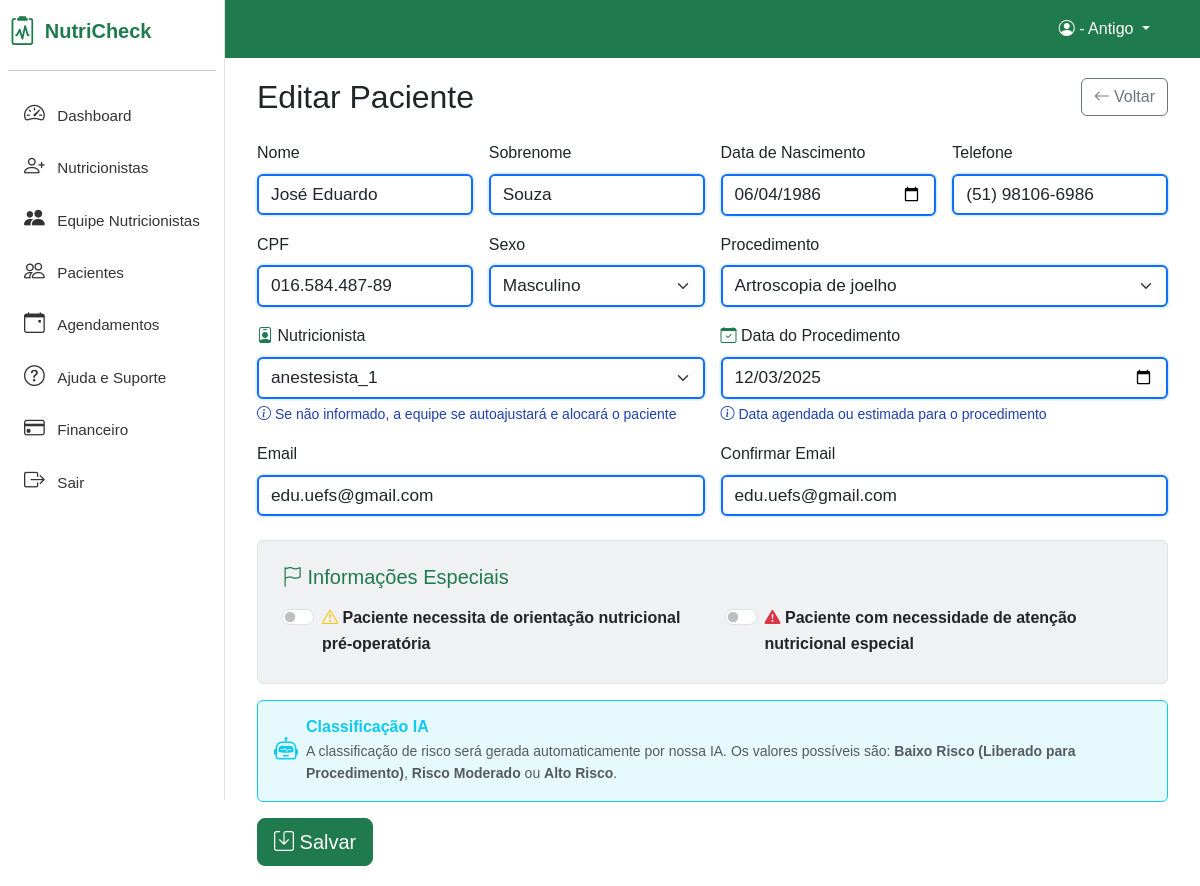
The app's page /pacientes/edit/147 (signed in) with its own data.
### tables this page shows
CREATE TABLE `pacientes` (
  `id` int(11) NOT NULL,
  `instituicao_id` int(11) NOT NULL,
  `anestesista_id` int(11) DEFAULT NULL,
  `nome` varchar(255) NOT NULL,
  `sobrenome` varchar(255) DEFAULT NULL,
  `cpf` varchar(14) DEFAULT NULL,
  `data_nascimento` date DEFAULT NULL,
  `sexo` enum('M','F','O') DEFAULT NULL,
  `telefone` varchar(20) DEFAULT NULL,
  `email` varchar(255) DEFAULT NULL,
  `endereco` text DEFAULT NULL,
  `procedimento` text DEFAULT NULL,
  `procedimento_id` int(11) DEFAULT NULL,
  `data_procedimento` date DEFAULT NULL,
  `hora_procedimento` time DEFAULT NULL,
  `status` enum('cadastrado','autorizado','finalizado','inativo','ativo','questionario_respondido','questionario_incompleto') NOT NULL DEFAULT 'cadastrado',
  `questionario_status` enum('nao_iniciado','incompleto','completo') NOT NULL DEFAULT 'nao_iniciado',
  `questionario_percentual` tinyint(3) UNSIGNED NOT NULL DEFAULT 0,
  `questionario_videos_respondidos` tinyint(3) UNSIGNED NOT NULL DEFAULT 0,
  `questionario_total_videos` tinyint(3) UNSIGNED NOT NULL DEFAULT 0,
  `questionario_ultimo_video` varchar(255) DEFAULT NULL,
  `questionario_atualizado_em` datetime DEFAULT NULL,
  `inativo` tinyint(1) DEFAULT 0,
  `classificacao_ia` enum('baixo_risco','medio_risco','alto_risco') DEFAULT NULL,
  `link_acesso` varchar(255) DEFAULT NULL,
  `token_acesso` varchar(255) DEFAULT NULL,
  `created_at` timestamp NOT NULL DEFAULT current_timestamp(),
  `updated_at` timestamp NOT NULL DEFAULT current_timestamp() ON UPDATE current_timestamp(),
  `medico_id` int(11) DEFAULT NULL,
  `necessita_orientacao_pre_anestesica` tinyint(1) DEFAULT 0,
  `paciente_alto_risco` tinyint(1) DEFAULT 0,
  `criado_via_qr` tinyint(1) DEFAULT 0,
  `qr_code_id` int(11) DEFAULT NULL
);

CREATE TABLE `procedimentos` (
  `id` int(11) NOT NULL,
  `nome` varchar(255) NOT NULL,
  `descricao` text DEFAULT NULL,
  `status` enum('ativo','inativo') DEFAULT 'ativo',
  `created_at` timestamp NOT NULL DEFAULT current_timestamp()
);

CREATE TABLE `usuarios` (
  `id` int(11) NOT NULL,
  `instituicao_id` int(11) NOT NULL,
  `perfil_id` int(11) NOT NULL,
  `nome` varchar(255) NOT NULL,
  `email` varchar(255) NOT NULL,
  `senha_hash` varchar(255) NOT NULL,
  `cpf` varchar(14) DEFAULT NULL,
  `crm` varchar(20) DEFAULT NULL,
  `coren` varchar(20) DEFAULT NULL,
  `telefone` varchar(20) DEFAULT NULL,
  `qr_code` varchar(255) DEFAULT NULL,
  `qr_code_path` varchar(255) DEFAULT NULL,
  `foto_path` varchar(255) DEFAULT NULL,
  `status` enum('ativo','inativo') DEFAULT 'ativo',
  `created_at` timestamp NOT NULL DEFAULT current_timestamp(),
  `updated_at` timestamp NOT NULL DEFAULT current_timestamp() ON UPDATE current_timestamp()
);

### app/controllers/PacientesController.php (called while the page is built, shortened)
<?php
class PacientesController extends BaseController {
    public function edit($id) {
        $instituicao_id = $_SESSION['instituicao_id'];
        $procedimentos = $this->db->fetchAll("SELECT id, nome FROM procedimentos WHERE status = 'ativo' ORDER BY nome");
        $anestesistas = $this->db->fetchAll("
            SELECT id, nome
            FROM usuarios
            WHERE instituicao_id = ? AND perfil_id = 3 AND status = 'ativo'
            ORDER BY nome",
            [$instituicao_id]
        );
        $sql = "SELECT p.*, pr.nome as procedimento_nome
                FROM pacientes p
                LEFT JOIN procedimentos pr ON p.procedimento_id = pr.id
                WHERE p.id = ? AND p.instituicao_id = ?";
        $paciente = $this->db->fetch($sql, [$id, $instituicao_id]);
        include APP_PATH . '/views/pacientes/edit.php';
        include APP_PATH . '/views/layouts/main.php';
    }
}

### app/controllers/BaseController.php (called while the page is built, shortened)
<?php
class BaseController {
    public function __construct() {
        $this->db = Database::getInstance();
    }
}

### app/config/database.php (called while the page is built, shortened)
<?php
class Database {
    private static $instance = null;
    private $connection;
    private function getCredentials() {
        $local = [
            'host' => 'localhost',
            'port' => '3307',
            'dbname' => 'nutricheck',
            'username' => 'nutricheck',
            'password' => '',
        ];
        $configFile = __DIR__ . '/database_hostinger.php';
        if (file_exists($configFile)) {
            return [
                'host' => defined('DB_HOST') ? DB_HOST : $local['host'],
                'port' => defined('DB_PORT') ? DB_PORT : '3306',
                'dbname' => defined('DB_NAME') ? DB_NAME : $local['dbname'],
                'username' => defined('DB_USER') ? DB_USER : $local['username'],
                'password' => defined('DB_PASS') ? DB_PASS : $local['password'],
            ];
        }
        return $local;
    }
    private $charset = 'utf8mb4';
    private function __construct() {
        $c = $this->getCredentials();
        $host = $c['host'];
        $port = $c['port'];
        $dbname = $c['dbname'];
        $username = $c['username'];
        $password = $c['password'];
        try {
            $dsn = "mysql:host={$host};port={$port};dbname={$dbname};charset={$this->charset}";
            $options = [
                PDO::ATTR_ERRMODE => PDO::ERRMODE_EXCEPTION,
                PDO::ATTR_DEFAULT_FETCH_MODE => PDO::FETCH_ASSOC,
                PDO::ATTR_EMULATE_PREPARES => false,
                PDO::MYSQL_ATTR_INIT_COMMAND => "SET NAMES utf8mb4 COLLATE utf8mb4_unicode_ci"
            ];
            $this->connection = new PDO($dsn, $username, $password, $options);
        } catch (PDOException $e) {
            if ($e->getCode() == 1049) {
                throw new Exception("Banco de dados '{$dbname}' não existe. Crie o banco no painel ou importe o dump.");
            }
            if ($e->getCode() == 2002 || $e->getCode() == 2003) {
                throw new Exception("Não foi possível conectar ao MySQL (host: {$host}, porta: {$port}). Verifique as credenciais em app/config/database_hostinger.php.");
            }
            throw new Exception("Erro na conexão com o banco de dados: " . $e->getMessage());
        }
    }
    public static function getInstance() {
        if (self::$instance === null) {
            self::$instance = new self();
        }
        return self::$instance;
    }
    public function query($sql, $params = []) {
        $stmt = $this->connection->prepare($sql);
        $stmt->execute($params);
        return $stmt;
    }
    public function fetch($sql, $params = []) {
        $stmt = $this->query($sql, $params);
        return $stmt->fetch();
    }
    public function fetchAll($sql, $params = []) {
        $stmt = $this->query($sql, $params);
        return $stmt->fetchAll();
    }
}

### app/views/pacientes/edit.php (the view, shortened to what this page needs)
<div class="container-fluid">
    <div class="row">
        <div class="col-12">
        <div class="mb-4 d-flex justify-content-between align-items-center flex-wrap">
            <h2 class="mb-0">Editar Paciente</h2>
            <a href="<?= BASE_URL ?>/pacientes" class="btn btn-outline-secondary mt-3 mt-md-0"><i class="bi bi-arrow-left"></i> Voltar</a>
        </div>
        <form method="post" class="row g-3" autocomplete="off">
            <div class="col-md-3">
                <label for="nome" class="form-label">Nome</label>
                <input type="text" class="form-control campo-destaque" id="nome" name="nome" required value="<?= htmlspecialchars($paciente['nome'] ?? '') ?>">
            </div>
            <div class="col-md-3">
                <label for="sobrenome" class="form-label">Sobrenome</label>
                <input type="text" class="form-control campo-destaque" id="sobrenome" name="sobrenome" value="<?= htmlspecialchars($paciente['sobrenome'] ?? '') ?>">
            </div>
            <div class="col-md-3">
                <label for="data_nascimento" class="form-label">Data de Nascimento</label>
                <input type="date" class="form-control campo-destaque" id="data_nascimento" name="data_nascimento" required value="<?= htmlspecialchars($paciente['data_nascimento'] ?? '') ?>">
            </div>
            <div class="col-md-3">
                <label for="telefone" class="form-label">Telefone</label>
                <input type="text" class="form-control campo-destaque" id="telefone" name="telefone" maxlength="15" pattern="\(\d{2}\) \d{4,5}-\d{4}" placeholder="(99) 99999-9999" value="<?= htmlspecialchars($paciente['telefone'] ?? '') ?>">
            </div>
            <div class="col-md-3">
                <label for="cpf" class="form-label">CPF</label>
                <input type="text" class="form-control campo-destaque" id="cpf" name="cpf" maxlength="14" placeholder="000.000.000-00" value="<?= htmlspecialchars($paciente['cpf'] ?? '') ?>">
            </div>
            <div class="col-md-3">
                <label for="sexo" class="form-label">Sexo</label>
                <select class="form-select campo-destaque" id="sexo" name="sexo" required>
                    <option value="M" <?= (isset($paciente['sexo']) && $paciente['sexo'] == 'M') ? 'selected' : '' ?>>Masculino</option>
                </select>
            </div>
            <div class="col-md-6">
                <label for="procedimento_id" class="form-label">Procedimento</label>
                <select class="form-select campo-destaque" id="procedimento_id" name="procedimento_id" required>
                    <?php if (!empty($procedimentos)): ?>
                        <?php foreach ($procedimentos as $proc): ?>
                            <option value="<?= $proc['id'] ?>" <?= (isset($paciente['procedimento_id']) && $paciente['procedimento_id'] == $proc['id']) ? 'selected' : '' ?>>
                                <?= htmlspecialchars($proc['nome']) ?>
                            </option>
                        <?php endforeach; ?>
                    <?php endif; ?>
                </select>
            </div>
            <div class="col-md-6">
                <label for="anestesista_id" class="form-label">
                    <i class="bi bi-person-badge text-primary"></i> Nutricionista
                </label>
                <select class="form-select campo-destaque" id="anestesista_id" name="anestesista_id">
                    <?php if (!empty($anestesistas)): ?>
                        <?php foreach ($anestesistas as $anest): ?>
                            <option value="<?= $anest['id'] ?>" <?= (isset($paciente['anestesista_id']) && $paciente['anestesista_id'] == $anest['id']) ? 'selected' : '' ?>>
                                <?= htmlspecialchars($anest['nome']) ?>
                            </option>
                        <?php endforeach; ?>
                    <?php endif; ?>
                </select>
                <div class="form-text text-info">
                    <i class="bi bi-info-circle"></i> Se não informado, a equipe se autoajustará e alocará o paciente
                </div>
            </div>
            <div class="col-md-6">
                <label for="data_procedimento" class="form-label">
                    <i class="bi bi-calendar-check text-primary"></i> Data do Procedimento
                </label>
                <input type="date" class="form-control campo-destaque" id="data_procedimento" name="data_procedimento" value="<?= htmlspecialchars($paciente['data_procedimento'] ?? '') ?>">
                <div class="form-text text-info">
                    <i class="bi bi-info-circle"></i> Data agendada ou estimada para o procedimento
                </div>
            </div>
            <div class="col-md-6">
                <label for="email" class="form-label">Email</label>
                <input type="email" class="form-control campo-destaque" id="email" name="email" required value="<?= htmlspecialchars($paciente['email'] ?? '') ?>" oninput="validarEmail()" onblur="validarEmail()">
            </div>
            <div class="col-md-6">
                <label for="confirmar_email" class="form-label">Confirmar Email</label>
                <input type="email" class="form-control campo-destaque" id="confirmar_email" name="confirmar_email" required value="<?= htmlspecialchars($paciente['email'] ?? '') ?>" oninput="validarEmail()" onblur="validarEmail()">
            </div>
            <div class="col-12 mt-4">
                <div class="bg-secondary bg-opacity-10 p-4 rounded border">
                    <h5 class="text-primary mb-3">
                        <i class="bi bi-flag"></i> Informações Especiais
                    </h5>
                    <div class="row">
                        <div class="col-md-6">
                            <div class="form-check form-switch">
                                <input class="form-check-input" type="checkbox" id="necessita_orientacao_pre_anestesica" name="necessita_orientacao_pre_anestesica" value="1" <?= (isset($paciente['necessita_orientacao_pre_anestesica']) && $paciente['necessita_orientacao_pre_anestesica']) ? 'checked' : '' ?>>
                                <label class="form-check-label" for="necessita_orientacao_pre_anestesica">
                                    <i class="bi bi-exclamation-triangle text-warning"></i>
                                    <strong>Paciente necessita de orientação nutricional pré-operatória</strong>
                                </label>
                            </div>
                        </div>
                        <div class="col-md-6">
                            <div class="form-check form-switch">
                                <input class="form-check-input" type="checkbox" id="paciente_alto_risco" name="paciente_alto_risco" value="1" <?= (isset($paciente['paciente_alto_risco']) && $paciente['paciente_alto_risco']) ? 'checked' : '' ?>>
                                <label class="form-check-label" for="paciente_alto_risco">
                                    <i class="bi bi-exclamation-triangle-fill text-danger"></i>
                                    <strong>Paciente com necessidade de atenção nutricional especial</strong>
                                </label>
                            </div>
                        </div>
                    </div>
                </div>
            </div>
            <div class="col-12 mt-3">
                <div class="bg-info bg-opacity-10 p-3 rounded border border-info">
                    <div class="d-flex align-items-center">
                        <i class="bi bi-robot text-info me-2 fs-4"></i>
                        <div>
                            <h6 class="text-info mb-1">
                                <strong>Classificação IA</strong>
                            </h6>
                            <p class="text-muted mb-0 small">
                                <?php if (!empty($paciente['classificacao_ia'])): ?>
                                    Classificação atual:
                                    <strong>
                                        <?php
                                        switch ($paciente['classificacao_ia']) {
                                            case 'baixo_risco':
                                                echo '<span class="text-success">Baixo Risco (Liberado para Procedimento)</span>';
                                                break;
                                            case 'risco_moderado':
                                                echo '<span class="text-warning">Risco Moderado</span>';
                                                break;
                                            case 'alto_risco':
                                                echo '<span class="text-danger">Alto Risco</span>';
                                                break;
                                        }
                                        ?>
                                    </strong>
                                <?php else: ?>
                                    A classificação de risco será gerada automaticamente por nossa IA.
                                    Os valores possíveis são: <strong>Baixo Risco (Liberado para Procedimento)</strong>, <strong>Risco Moderado</strong> ou <strong>Alto Risco</strong>.
                                <?php endif; ?>
                            </p>
                        </div>
                    </div>
                </div>
            </div>
            <div class="col-12 mt-3">
                <button type="submit" class="btn btn-primary btn-lg"><i class="bi bi-save"></i> Salvar</button>
            </div>
        </form>
        </div>
    </div>
</div>

### records on screen
pacientes: nome "José Eduardo", sobrenome "Souza", data_nascimento "06/04/1986", telefone "(51) 98106-6986", cpf "016.584.487-89", sexo "Masculino", procedimento_id "Artroscopia de joelho", anestesista_id "anestesista_1", data_procedimento "12/03/2025", email "edu.uefs@gmail.com", confirmar_email "edu.uefs@gmail.com"

### other values on screen
$_SESSION['user_name'] "- Antigo"
$pageNames[$page['nome']] "Dashboard"
$pageNames[$page['nome']] "Nutricionistas"
$pageNames[$page['nome']] "Equipe Nutricionistas"
$pageNames[$page['nome']] "Pacientes"
$pageNames[$page['nome']] "Agendamentos"
$pageNames[$page['nome']] "Ajuda e Suporte"
